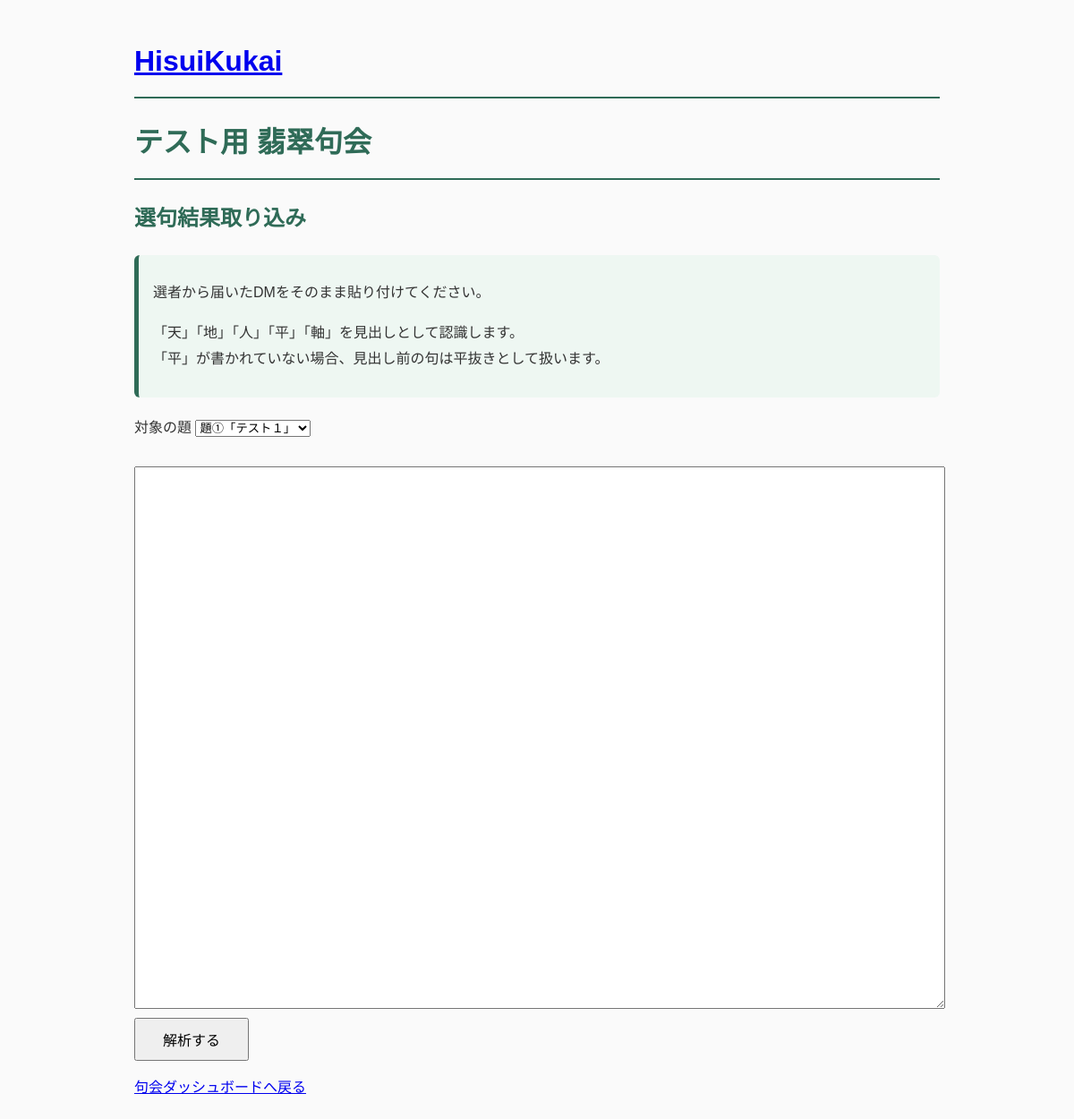
/contest/2/selection, run on an earlier commit of the app's database.
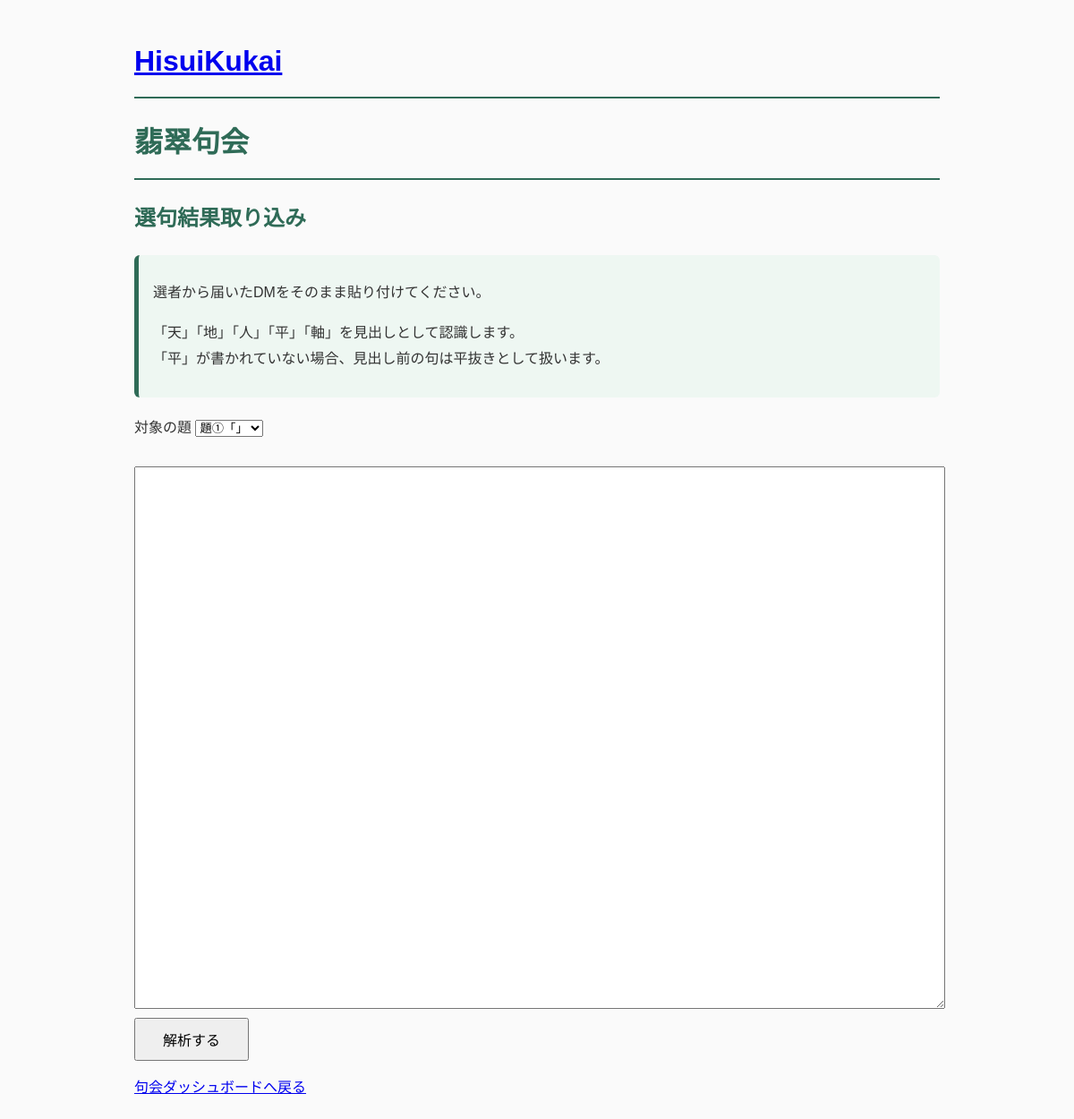
And on a later commit of the database.
### tables this page shows
CREATE TABLE contests (
    id INTEGER PRIMARY KEY AUTOINCREMENT,

    contest_no TEXT NOT NULL,

    theme1 TEXT NOT NULL,
    judge1 TEXT NOT NULL,

    theme2 TEXT NOT NULL,
    judge2 TEXT NOT NULL,

    free_judge TEXT NOT NULL,

    status TEXT NOT NULL DEFAULT 'created',
    deadline_at TEXT,

    created_at TIMESTAMP DEFAULT CURRENT_TIMESTAMP
);

### app.py (the view)
@app.route("/contest/<int:contest_id>/selection", methods=["GET", "POST"])
def selection(contest_id):
    selected_theme = "theme1"
    report_text = ""
    contest = get_contest(contest_id)
    matched = []
    unmatched = []
    raw_text = ""
    if request.method == "POST":
        raw_text = request.form["selection_text"]
        selected_theme = request.form["theme"]
        matched, unmatched = analyze_selection_text(contest_id, raw_text, selected_theme)
        report_text = create_selection_report_text(matched)
    return render_template(
        "selection.html",
        contest=contest,
        matched=matched,
        unmatched=unmatched,
        raw_text=raw_text,
        report_text=report_text,
        selected_theme=selected_theme,
    )

### database.py (called while the page is built)
def get_connection():
    conn = sqlite3.connect(DATABASE)
    conn.row_factory = sqlite3.Row
    return conn

### services/contest_service.py (called while the page is built)
def get_contest(contest_id):
    conn = get_connection()
    contest = conn.execute(
        """
        SELECT *
        FROM contests
        WHERE id = ?
        """,
        (contest_id,),
    ).fetchone()
    conn.close()
    return contest

### templates/selection.html (shortened to what this page needs)
{% extends "base.html" %}
{% block content %}
<h1>{{ contest["contest_no"] }} 翡翠句会</h1>
<h2>選句結果取り込み</h2>
<div class="note">
    <p>選者から届いたDMをそのまま貼り付けてください。</p>
    <p>
        「天」「地」「人」「平」「軸」を見出しとして認識します。<br>
        「平」が書かれていない場合、見出し前の句は平抜きとして扱います。
    </p>
</div>
<form method="post">
<label>対象の題</label>
<select name="theme">
    <option value="theme1" {% if selected_theme == "theme1" %}selected{% endif %}>
        題①「{{ contest["theme1"] }}」
    </option>
</select>
<br><br>
<textarea
    class="selection-textarea"
    name="selection_text"
    rows="30"
>{{ raw_text }}</textarea>
<br>
<input type="submit" value="解析する">
</form>
<p>
<a href="/contest/{{ contest['id'] }}">句会ダッシュボードへ戻る</a>
</p>
{% endblock %}

What changed in the data, as far as the page shows it:
removed contests: contest_no "テスト用"
Also different on the page:
form field theme: "題①「テスト１」" → "題①「」"
